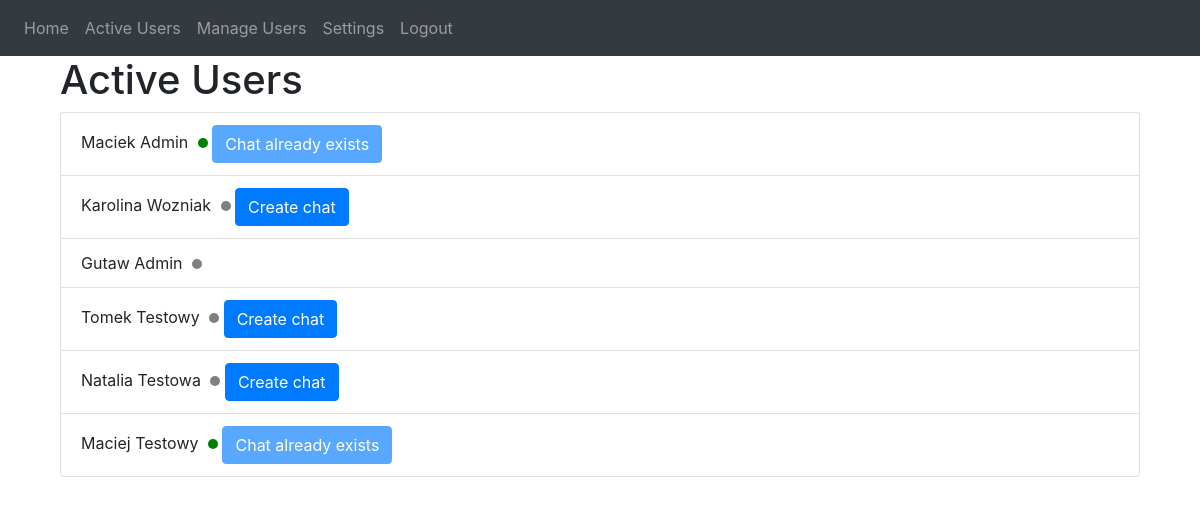
/active (signed in), run on the app's committed database.
### website/models.py (models this page shows)
class User(db.Model, UserMixin):
    id = db.Column(db.Integer, primary_key=True)
    first_name = db.Column(db.String(50), nullable=False)
    last_name = db.Column(db.String(50), nullable=False)
    email = db.Column(db.String(100), unique=True, nullable=False)
    password = db.Column(db.String(100), nullable=False)
    is_moderator = db.Column(db.Boolean, default=False)
    is_online = db.Column(db.Boolean, default=True)
    last_seen = db.Column(db.DateTime(timezone=True), default=func.now())

### website/views.py (the view)
@views.route('/active', methods=['GET', 'POST'])
def active():
    users = User.query.all()
    chats = Chat.query.all()
    def is_user_online(user):
        return user.is_online
    return render_template('active.html', users=users, user=current_user, chats=chats, is_user_online=is_user_online)

### website/__init__.py (called while the page is built)
def create_app():
    app = Flask(__name__)
    app.config['SECRET_KEY'] = 'hjshjhdjah kjshkjdhjs'
    app.config['SQLALCHEMY_DATABASE_URI'] = f'sqlite:///{DB_NAME}'
    db.init_app(app)
    socketio.init_app(app)
    from .views import views
    from .auth import auth
    app.register_blueprint(views, url_prefix='/')
    app.register_blueprint(auth, url_prefix='/')
    from .models import User
    with app.app_context():
        db.create_all()
    login_manager = LoginManager()
    login_manager.login_view = 'auth.login'
    login_manager.init_app(app)
    @login_manager.user_loader
    def load_user(id):
        return User.query.get(int(id))
    return app

### website/views.py (called while the page is built)
@views.before_request
@login_required
def update_last_seen():
    user = User.query.filter_by(id=current_user.id).first()
    if user:
        user.is_online = True
        user.last_seen = datetime.now()
        db.session.commit()

@views.before_request
@login_required
def update_is_user_online():
    users = User.query.all()
    for user in users:
        if user.is_online:
            time_since_activity = (
                datetime.now() - user.last_seen).seconds / 60
            print(
                f"{user.first_name} {user.last_name} last seen: {time_since_activity}")
            if time_since_activity >= 10:
                user.is_online = False
                db.session.commit()

### website/templates/active.html (shortened to what this page needs)
{% extends "base.html" %}
{% block content %}
<div class="container">
	<h1>Active Users</h1>
	<ul class="list-group">
		{% for user in users %}
		<li class="list-group-item">
			{{ user.first_name }} {{ user.last_name }}
			{% if user.is_online %}
			<span class="dot dot-green"></span>
			{% else %}
			<span class="dot dot-gray"></span>
			{% endif %}
			{% if user.id != current_user.id %}
				{% set chat_exists = [] %}
				{% for chat in chats %}
					{% if chat.user1_id == current_user.id and chat.user2_id == user.id %}
						{% set temp = chat_exists.append(true)%}
					{% elif chat.user1_id == user.id and chat.user2_id == current_user.id %}
						{% set temp = chat_exists.append(true) %}
					{% endif %}
				{% endfor %}
				{% if chat_exists %}
					<button class="btn btn-primary create-chat-btn" data-userid="exists" disabled>
						Chat already exists
					</button>
				{% else %}
					<button class="btn btn-primary create-chat-btn" data-userid="{{ user.id }}">
						Create chat
					</button>
				{% endif %}
			{% endif %}
		</li>
		{% endfor %}
	</ul>
</div>
{% endblock %}

### website/static/css/style.css (style rules this page uses)
.dot { height: 10px; width: 10px; border-radius: 50%; display: inline-block; margin-left: 5px; }
.dot-green { background-color: green; }
.dot-gray { background-color: gray; }

### data on the page
User: first_name "Maciek", last_name "Admin", is_online True (drawn), shows "Chat already exists"
User: first_name "Karolina", last_name "Wozniak"
User: first_name "Gutaw", last_name "Admin"
User: first_name "Tomek", last_name "Testowy"
User: first_name "Natalia", last_name "Testowa"
User: first_name "Maciej", last_name "Testowy", is_online True (drawn), shows "Chat already exists"
